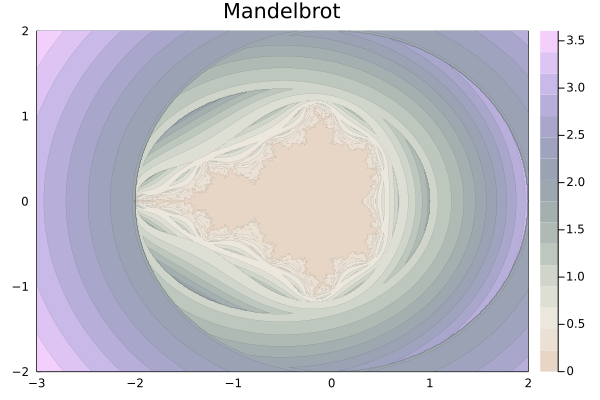

The script that saved this image:
using Plots

x = -3:0.01:2.
y = -2:0.01:2

function mandelbrot(x, y, it)
    c = x + y * im
    z = 0
    for i=1:it
        z = z ^ 2 + c
        if abs(z) > 2
            return abs(z) / i
        end
    end
    return 0
end

f(x, y) = mandelbrot(x, y, 300)

contour(x, y, f, fill=(true,cgrad(:pearl)), 
        title = "Mandelbrot",
        linewidth=0
        )

savefig("mandelbrot.png")

